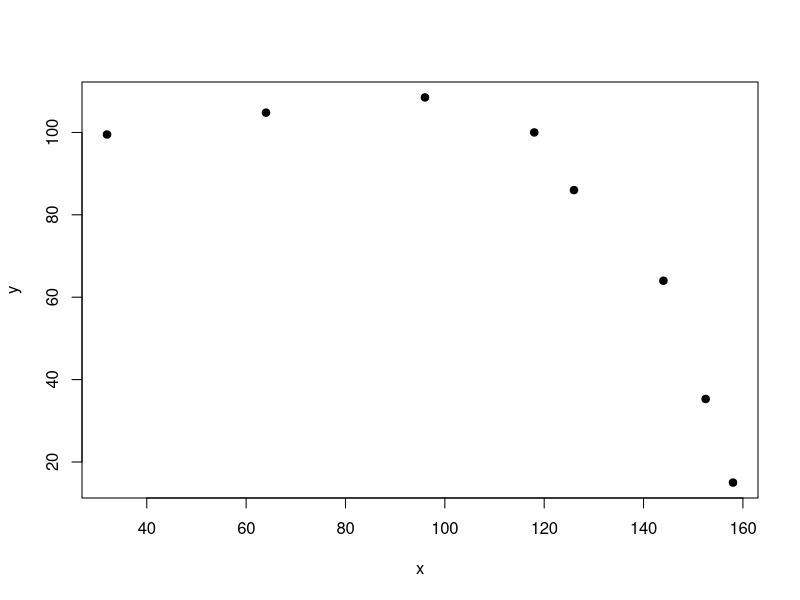
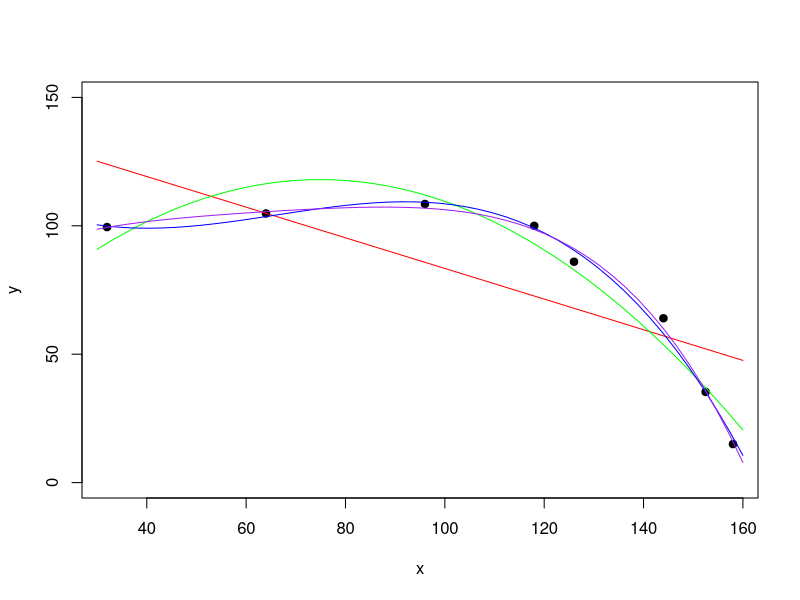
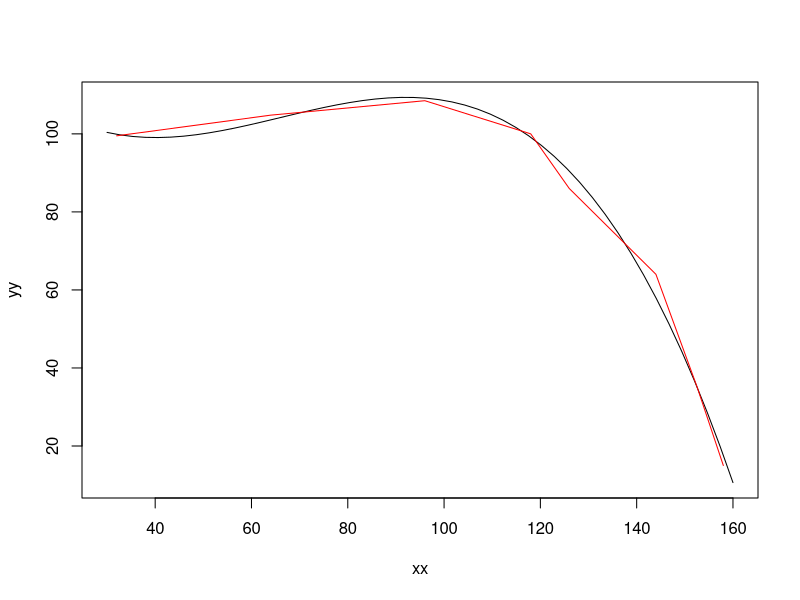
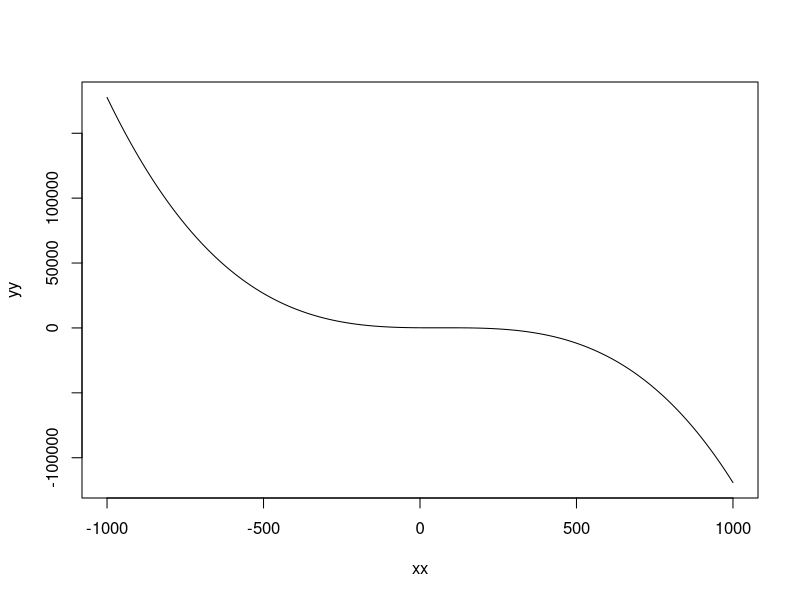

Here is the R script that generated these plots, in order:
#using nls() instead of nls.multstart()

x <- c(32,64,96,118,126,144,152.5,158)
y <- c(99.5,104.8,108.5,100,86,64,35.3,15)
#we will make y the response variable and x the predictor
#the response variable is usually on the y-axis
plot(x,y,pch=19)

#fit first degree polynomial equation:
fit  <- lm(y~x)
#second degree
fit2 <- lm(y~poly(x,2,raw=TRUE))
#third degree
fit3 <- lm(y~poly(x,3,raw=TRUE))
#fourth degree
fit4 <- lm(y~poly(x,4,raw=TRUE))
#generate range of 50 numbers starting from 30 and ending at 160
xx <- seq(30,160, length=50)
plot(x,y,pch=19,ylim=c(0,150))
lines(xx, predict(fit, data.frame(x=xx)), col="red")
lines(xx, predict(fit2, data.frame(x=xx)), col="green")
lines(xx, predict(fit3, data.frame(x=xx)), col="blue")
lines(xx, predict(fit4, data.frame(x=xx)), col="purple")

summary(fit)

anova(fit,fit2)

#y=ax + b
coef(fit)
#y=ax^2 + bx + c
coef(fit2)
#y=ax^3 + bx^2 + cx + d
coef(fit3)
#y=ax^4 + bx^3 + cx^2 + dx + e
coef(fit4)

#create function for the third order polynomial
third_order <- function(newdist, model) {
  coefs <- coef(model)
  #y = d + cx + bx^2 + ax^3
  res <- coefs[1] + (coefs[2] * newdist) + (coefs[3] * newdist^2) + (coefs[4] * newdist^3)
  return(res)
}
yy <- third_order(xx,fit3)
plot(xx,yy,type="l")
lines(x,y,col="red")

xx<-seq(-1000,1000,length=500)
yy<-third_order(xx,fit3)
plot(xx,yy,type="l")

